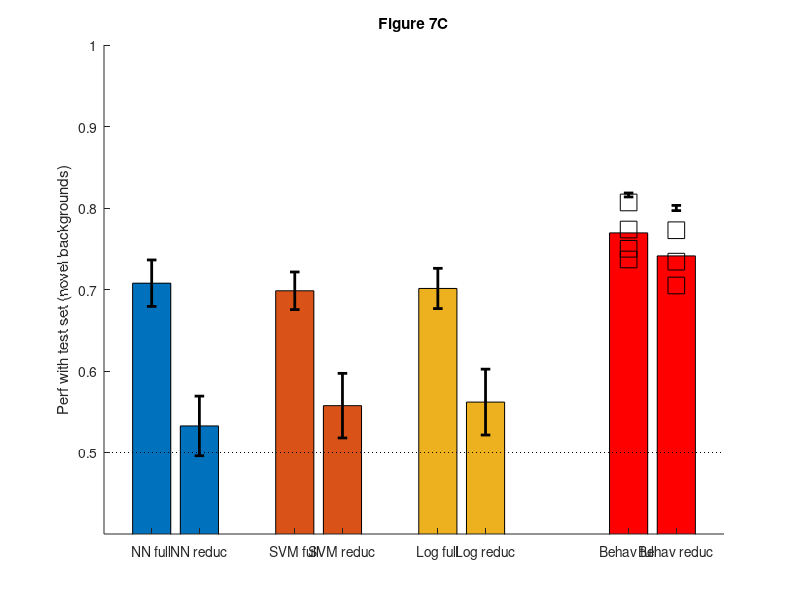

MATLAB code for this plot:
load z_score_postprocess_decoder_non_param_decoder_reduced_set_batch

for k_dir=1:length(data_per_dir)
    data=analysis_results_new(k_dir);
    nn_reduced_set(k_dir)=mean(data.no_sel_noisy_novel_testing_1_correct_0_error);
    svm_reduced_set(k_dir)=mean(data.linear_classifier.svm.lasso.performance_per_regularization_novel(1,:));
    logistic_reduced_set(k_dir)=mean(data.linear_classifier.logistic.lasso.performance_per_regularization_novel(1,:));
end





% Add the plot of the individual animals
performance_individual_animals_reduced=sum(novel_performance_n_correct,2)./sum(novel_performance_n_total,2);
performance_individual_animals_full=async_full_set.novel_correct_per_animal./async_full_set.novel_total_per_animal;

%Behavior 
[PHAT_full_behavior, PCI_full_behavior] = binofit(257,334,0.05) % data from 4 anials asyn
[PHAT_restrict_behavior, PCI_restrict_behavior] = binofit(novel_performance_correct,novel_performance_total,0.05)
table_signi_behavior=[257,334-257;...
                     novel_performance_correct,novel_performance_total-novel_performance_correct]
[H,P] = fishertest(table_signi_behavior)


figure 
x=bar([1,2],[mean(full_mixture.nn_novel),mean(nn_reduced_set)])
hold on
a=errorbar(1,mean(full_mixture.nn_novel),std(full_mixture.nn_novel)/sqrt(32),'k'), set(a,'LineWidth',2)
a=errorbar(2,mean(nn_reduced_set),std(nn_reduced_set)/sqrt(32),'k'), set(a,'LineWidth',2)

bar([4,5],[mean(full_mixture.svm_novel),mean(svm_reduced_set)])
hold on
a=errorbar(4,mean(full_mixture.svm_novel),std(full_mixture.svm_novel)/sqrt(32),'k'), set(a,'LineWidth',2)
a=errorbar(5,mean(svm_reduced_set),std(svm_reduced_set)/sqrt(32),'k'), set(a,'LineWidth',2)

bar([7,8],[mean(full_mixture.log_novel),mean(logistic_reduced_set)])
hold on
a=errorbar(7,mean(full_mixture.log_novel),std(full_mixture.log_novel)/sqrt(32),'k'), set(a,'LineWidth',2)
a=errorbar(8,mean(logistic_reduced_set),std(logistic_reduced_set)/sqrt(32),'k'), set(a,'LineWidth',2)



bar([11,12],[PHAT_full_behavior,PHAT_restrict_behavior],'r')
hold on
a=errorbar(11,PHAT_full_behavior,PCI_full_behavior(1)-PHAT_full_behavior,PCI_full_behavior(2)-PHAT_full_behavior,'k'), set(a,'LineWidth',2)
a=errorbar(12,PHAT_restrict_behavior,PCI_restrict_behavior(1)-PHAT_restrict_behavior,PCI_restrict_behavior(2)-PHAT_restrict_behavior,'k'), set(a,'LineWidth',2)
a=plot(12,performance_individual_animals_reduced,'ks')
set(a,'MarkerSize',12)
a=plot(11,performance_individual_animals_full,'ks')
set(a,'MarkerSize',12)

plot([0 13],[0.5 0.5],'k:')


axis([0 13 0.4 1])
a=gca;
set(a,'YTick',[0.5 0.6 0.7 0.8 0.9 1])
set(a,'XTick',[1,2,4,5,7,8,11,12]),set(a,'XTickLabel',{'NN full', 'NN reduc','SVM full', 'SVM reduc','Log full', 'Log reduc','Behav full', 'Behav reduc'})
title('Figure 7C')
set(a,'Box','off')
ylabel('Perf with test set (novel backgrounds)')

